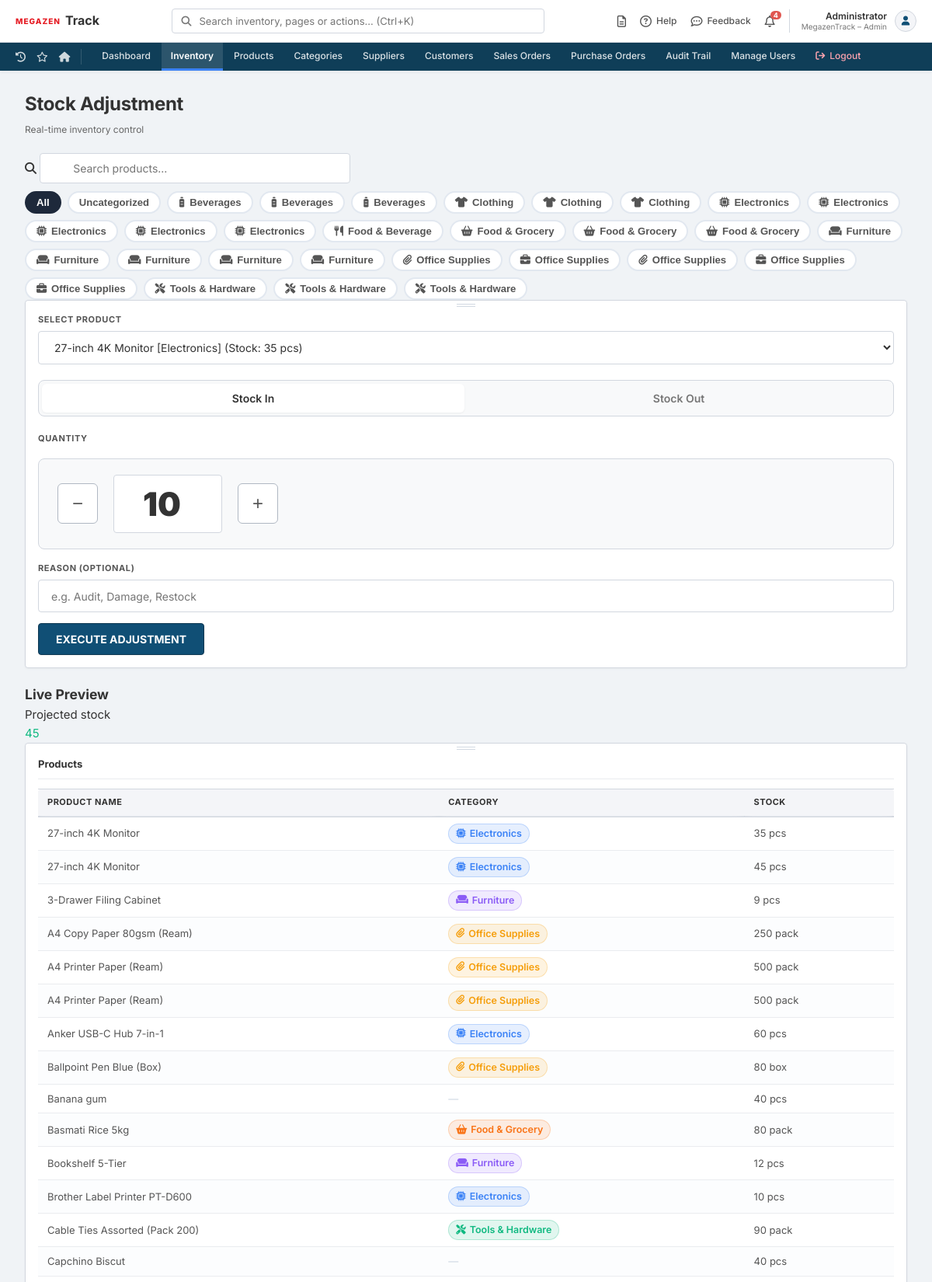
Page /inventory.php (signed in, upper part) on the committed database.
### tables this page shows
CREATE TABLE `tblcategories` (
  `CategoryID` int(11) NOT NULL,
  `UserID` int(11) NOT NULL,
  `CategoryName` varchar(100) NOT NULL,
  `CategoryIcon` varchar(60) NOT NULL DEFAULT 'fa-tag',
  `CategoryColor` varchar(20) NOT NULL DEFAULT '#6366f1',
  `Description` varchar(255) DEFAULT NULL,
  `CreatedAt` timestamp NOT NULL DEFAULT current_timestamp(),
  `CompanyID` int(11) DEFAULT NULL
);

CREATE TABLE `tblproducts` (
  `ProductID` int(11) NOT NULL,
  `ProductName` varchar(255) NOT NULL,
  `CategoryID` int(11) DEFAULT NULL,
  `Price` decimal(10,2) NOT NULL,
  `StockQuantity` int(11) NOT NULL DEFAULT 0,
  `Description` text DEFAULT NULL,
  `LastUpdated` datetime DEFAULT current_timestamp() ON UPDATE current_timestamp(),
  `SKU` varchar(50) DEFAULT NULL,
  `UserID` int(11) DEFAULT NULL,
  `Unit` varchar(24) NOT NULL DEFAULT 'pcs',
  `CompanyID` int(11) DEFAULT NULL,
  `ImageURL` varchar(255) DEFAULT NULL
);

### config.php (called while the page is built, shortened)
<?php
function e($str): string {
    return htmlspecialchars($str ?? '', ENT_QUOTES, 'UTF-8');
}
?>

### inventory.php (the view, shortened to what this page needs)
<?php
require 'config.php';
include 'includes/header.php';
include 'includes/navbar.php';
echo '<link rel="stylesheet" href="assets/css/inventory.css">';
$productsStmt = $pdo->prepare("
    SELECT p.ProductID, p.ProductName, p.StockQuantity, p.Unit, p.CategoryID,
           c.CategoryName, c.CategoryIcon, c.CategoryColor
    FROM tblproducts p
    LEFT JOIN tblcategories c ON c.CategoryID = p.CategoryID
    WHERE p.CompanyID = ?
    ORDER BY p.ProductName
");
$productsStmt->execute([companyId()]);
$products = $productsStmt->fetchAll();
$catsStmt = $pdo->prepare("SELECT CategoryID, CategoryName, CategoryIcon, CategoryColor FROM tblcategories WHERE CompanyID=? ORDER BY CategoryName");
$catsStmt->execute([companyId()]);
$categories = $catsStmt->fetchAll();
?>
<main>
    <div class="header-title">Stock Adjustment</div>
    <div class="subtitle">Real-time inventory control</div>
    <div class="inventory-search-wrap search-wrap">
        <div class="search-box">
            <i class="fa-solid fa-magnifying-glass search-icon"></i>
            <input type="text" id="searchInput" placeholder="Search products..."
                   onkeyup="filterProducts()">
        </div>
    </div>
    <?php if (!empty($categories)): ?>
    <div class="cat-filter-bar" style="margin:10px 0 0;">
        <button class="cat-filter-btn active" onclick="filterByCategory(null, this)">All</button>
        <button class="cat-filter-btn uncategorized" onclick="filterByCategory('none', this)">Uncategorized</button>
        <?php foreach ($categories as $cat): ?>
            <button class="cat-filter-btn"
                style="--fc: <?= e($cat['CategoryColor']) ?>;"
                onclick="filterByCategory(<?= (int)$cat['CategoryID'] ?>, this)">
                <i class="fa-solid <?= e($cat['CategoryIcon']) ?>"></i>
                <?= e($cat['CategoryName']) ?>
            </button>
        <?php endforeach; ?>
    </div>
    <?php endif; ?>
    <div class="inventory-layout">
        <div class="card">
            <form method="POST">
                <div class="inventory-field">
                    <label class="inventory-label">Select Product</label>
                    <select name="product_id" id="productSelect" class="inventory-select" required onchange="updatePreview()">
                        <?php foreach($products as $p): ?>
                            <option value="<?= $p['ProductID'] ?>" data-stock="<?= (int)$p['StockQuantity'] ?>">
                                <?= e($p['ProductName']) ?>
                                <?php if ($p['CategoryName']): ?>[<?= e($p['CategoryName']) ?>]<?php endif; ?>
                            </option>
                        <?php endforeach; ?>
                    </select>
                </div>
                <div class="movement-toggle">
                    <button type="button" id="btn_in" class="movement-btn active" onclick="setMovementType('in')">Stock In</button>
                    <button type="button" id="btn_out" class="movement-btn" onclick="setMovementType('out')">Stock Out</button>
                </div>
                <div class="qty-wrap">
                    <label class="inventory-label">Quantity</label>
                    <div class="quantity-control">
                        <button type="button" class="quantity-btn" onclick="changeQuantity(-1)">−</button>
                        <input type="number" id="qty" name="qty" value="10" min="1" required oninput="updatePreview()">
                        <button type="button" class="quantity-btn" onclick="changeQuantity(1)">+</button>
                    </div>
                </div>
                <div class="inventory-field">
                    <label class="inventory-label">Reason (Optional)</label>
                    <input type="text" name="reason" class="inventory-select" placeholder="e.g. Audit, Damage, Restock" style="height:42px; background:#fff;">
                </div>
                <button type="submit" class="btn-primary">EXECUTE ADJUSTMENT</button>
            </form>
        </div>
        <div class="preview-card">
            <h3 class="preview-title">Live Preview</h3>
            <p class="preview-subtitle">Projected stock</p>
            <div id="projected_stock" class="projected-stock">—</div>
        </div>
    </div>
    <div class="card products-card">
        <h3 class="products-title">Products</h3>
        <table id="productsTable">
            <thead>
                <tr>
                    <th>Product Name</th>
                    <th>Category</th>
                    <th>Stock</th>
                </tr>
            </thead>
            <tbody>
                <?php foreach($products as $p): ?>
                    <tr class="product-row"
                        data-name="<?= strtolower(e($p['ProductName'])) ?>"
                        data-category="<?= $p['CategoryID'] ? (int)$p['CategoryID'] : 'none' ?>">
                        <td><?= e($p['ProductName']) ?></td>
                        <td>
                            <?php if ($p['CategoryName']): ?>
                                <span class="cat-pill" style="background: <?= e($p['CategoryColor']) ?>20; color: <?= e($p['CategoryColor']) ?>; border: 1px solid <?= e($p['CategoryColor']) ?>40;">
                                    <i class="fa-solid <?= e($p['CategoryIcon']) ?>"></i>
                                    <?= e($p['CategoryName']) ?>
                                </span>
                            <?php else: ?>
                                <span style="color:#cbd5e1;">—</span>
                            <?php endif; ?>
                        </td>
                        <td><?= $p['StockQuantity'] ?> <?= e($p['Unit'] ?? 'pcs') ?></td>
                    </tr>
                <?php endforeach; ?>
            </tbody>
        </table>
    </div>
</main>
<?php include 'includes/footer.php'; ?>

### assets/css/inventory.css (style rules this page uses)
.movement-toggle { display: flex; background: var(--surface-2); border: 1px solid var(--border); border-radius: var(--radius-lg); padding: 4px; margin: 20px 0; gap: 4px; }
.movement-btn { flex: 1; padding: 10px 16px; border: none; background: transparent; color: var(--text-muted); font-weight: 600; font-size: 14px; border-radius: var(--radius); cursor: pointer; transition: all 0.18s; font-family: inherit; }
.movement-btn.active { background: var(--surface); color: var(--text-primary); box-shadow: var(--shadow-sm); }
.quantity-control { display: flex; align-items: center; gap: 20px; background: var(--surface-2); border: 1px solid var(--border); border-radius: var(--radius-lg); padding: 20px 24px; margin: 16px 0; }
.quantity-btn { width: 52px; height: 52px; background: var(--surface); border: 1px solid var(--border-dark); border-radius: var(--radius); font-size: 24px; color: var(--text-secondary); cursor: pointer; display: flex; align-items: center; justify-content: center; transition: all 0.18s; flex-shrink: 0; }
#qty { font-size: 42px; font-weight: 900; width: 140px; text-align: center; background: transparent; border: none; color: var(--text-primary); font-family: inherit; }
.inventory-field { margin-bottom: 14px; }
.inventory-label { display: block; font-size: 11px; font-weight: 700; text-transform: uppercase; letter-spacing: 0.6px; color: var(--text-secondary); margin-bottom: 6px; }

### inventory.php (style rules this page uses)
.cat-filter-bar { display: flex; flex-wrap: wrap; gap: 8px; margin-bottom: 12px; }
.cat-filter-btn { display: inline-flex; align-items: center; gap: 6px; padding: 5px 13px; border-radius: 20px; border: 2px solid #e2e8f0; background: #fff; color: #555; font-size: 0.82rem; font-weight: 600; cursor: pointer; transition: all 0.15s; }
.cat-filter-btn:hover, .cat-filter-btn.active { border-color: var(--fc, #6366f1); background: var(--fc, #6366f1); color: #fff; }
.cat-filter-btn:first-child.active { background: #1e293b; border-color: #1e293b; }
.cat-pill { display: inline-flex; align-items: center; gap: 5px; padding: 2px 9px; border-radius: 20px; font-size: 0.78rem; font-weight: 600; }

### rows in the picture
tblcategories: CategoryName "Beverages"
tblcategories: CategoryName "Beverages"
tblcategories: CategoryName "Beverages"
tblcategories: CategoryName "Clothing"
tblcategories: CategoryName "Clothing"
tblcategories: CategoryName "Clothing"
tblcategories: CategoryName "Electronics"
tblcategories: CategoryName "Electronics"
tblcategories: CategoryName "Electronics"
tblcategories: CategoryName "Electronics"
tblcategories: CategoryName "Electronics"
tblcategories: CategoryName "Food & Beverage"
tblcategories: CategoryName "Food & Grocery"
tblcategories: CategoryName "Food & Grocery"
tblcategories: CategoryName "Food & Grocery"
tblcategories: CategoryName "Furniture"
tblcategories: CategoryName "Furniture"
tblcategories: CategoryName "Furniture"
tblcategories: CategoryName "Furniture"
tblcategories: CategoryName "Furniture"
tblcategories: CategoryName "Office Supplies"
tblcategories: CategoryName "Office Supplies"
tblcategories: CategoryName "Office Supplies"
tblcategories: CategoryName "Office Supplies"
tblcategories: CategoryName "Office Supplies"
tblcategories: CategoryName "Tools & Hardware"
tblcategories: CategoryName "Tools & Hardware"
tblcategories: CategoryName "Tools & Hardware"
tblproducts: ProductName "27-inch 4K Monitor", tblcategories.CategoryName "Electronics", StockQuantity "35", Unit "pcs"
tblproducts: ProductName "27-inch 4K Monitor", tblcategories.CategoryName "Electronics", StockQuantity "45", Unit "pcs"
tblproducts: ProductName "3-Drawer Filing Cabinet", tblcategories.CategoryName "Furniture", StockQuantity "9", Unit "pcs"
tblproducts: ProductName "A4 Copy Paper 80gsm (Ream)", tblcategories.CategoryName "Office Supplies", StockQuantity "250", Unit "pack"
tblproducts: ProductName "A4 Printer Paper (Ream)", tblcategories.CategoryName "Office Supplies", StockQuantity "500", Unit "pack"
tblproducts: ProductName "A4 Printer Paper (Ream)", tblcategories.CategoryName "Office Supplies", StockQuantity "500", Unit "pack"
tblproducts: ProductName "Anker USB-C Hub 7-in-1", tblcategories.CategoryName "Electronics", StockQuantity "60", Unit "pcs"
tblproducts: ProductName "Ballpoint Pen Blue (Box)", tblcategories.CategoryName "Office Supplies", StockQuantity "80", Unit "box"
tblproducts: ProductName "Banana gum", StockQuantity "40", Unit "pcs"
tblproducts: ProductName "Basmati Rice 5kg", tblcategories.CategoryName "Food & Grocery", StockQuantity "80", Unit "pack"
tblproducts: ProductName "Bookshelf 5-Tier", tblcategories.CategoryName "Furniture", StockQuantity "12", Unit "pcs"
tblproducts: ProductName "Brother Label Printer PT-D600", tblcategories.CategoryName "Electronics", StockQuantity "10", Unit "pcs"
tblproducts: ProductName "Cable Ties Assorted (Pack 200)", tblcategories.CategoryName "Tools & Hardware", StockQuantity "90", Unit "pack"
tblproducts: ProductName "Capchino Biscut", StockQuantity "40", Unit "pcs"

### other values in the picture
$navLowStockCount "4"
$fullName "Administrator"
roleName($roleId) "Admin"
form field product_id "27-inch 4K Monitor [Electronics] (Stock: 35 pcs)"
